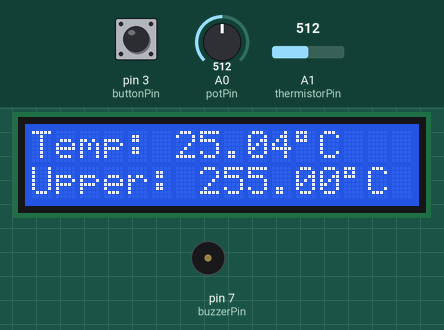
Bench run of a sketch on a simulated Arduino Uno, built with avr-gcc and run on an emulated ATmega328P. Parts: 16×2 character LCD, buzzer (waves = sounding, pin HIGH). The test bench sets the inputs (shaded band); at power-on: pin 3 (buttonPin) HIGH, A0 (potPin) = 512, A1 (thermistorPin) = 512. EEPROM starts erased.

Above: at 2.2 s.
2.3 s: pin 3 (buttonPin) pulled LOW for 0.4 s
At 3.6 s:
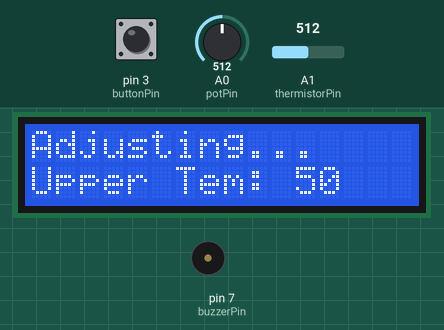
4.2 s: A0 (potPin) set to 716
At 5.1 s:
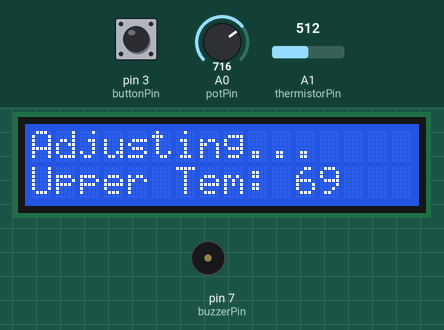
5.7 s: pin 3 (buttonPin) pulled LOW for 1 s
At 6.2 s:
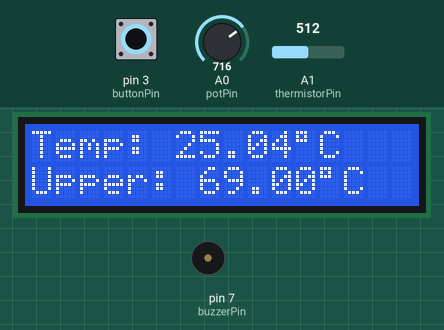
8.2 s: A1 (thermistorPin) set to 853
At 9.3 s:
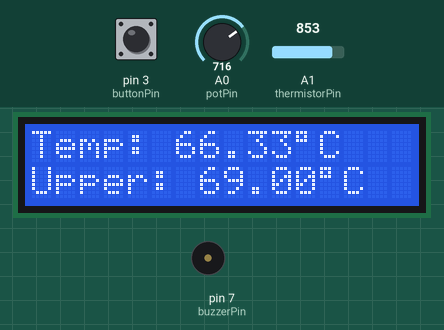
9.9 s: A1 (thermistorPin) set to 881
At 10.58 s:
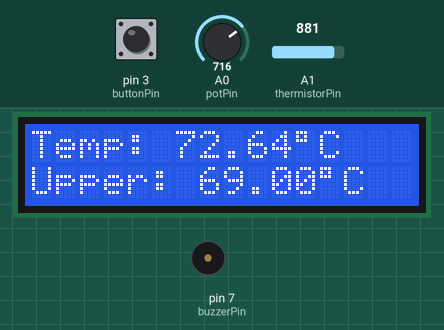
12.9 s: A1 (thermistorPin) set to 900
At 13.73 s:
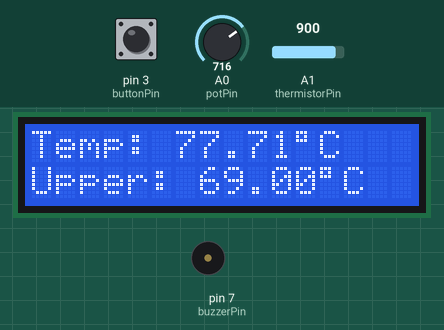
Timing chart, 0 to 15.7 s (numbered marks = the images above; inputs shaded):
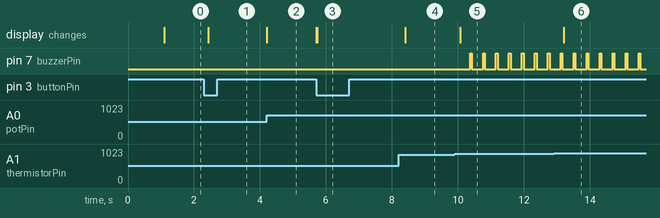

Measured:
- the behaviour switches between 865 and 866 on A1 (thermistorPin) (found by bisection; images 4 and 5)
- after the input at 2.3 s, the display: changes after 0.13 s (image 1)
- after the input at 4.2 s, the display: changes at once (image 2)
- after the input at 5.7 s, the display: first changes at once (image 3 shows a later state)
- after the input at 8.2 s, the display: changes after 0.20 s (image 4)
- after the input at 9.9 s, pin 7 (buzzerPin): alternates HIGH for 0.05 s and LOW for 0.34 s, starting after 0.47 s; the display: changes after 0.17 s (image 5)
- after the input at 12.9 s, the display: changes after 0.31 s (image 6)

The sketch:

6.3.high_tem_alarm.ino
```cpp
#include <Wire.h>
#include <LiquidCrystal_I2C.h>
#include <EEPROM.h>

LiquidCrystal_I2C lcd(0x27, 16, 2);

#define buzzerPin 7  //buzzer
#define buttonPin 3  // button
#define potPin A0

/*Thermistor Constat*/
const float referenceResistor = 10000;  // the 'other' resistor
const float beta = 3950;                // Beta value (Typical Value)
const float nominalTemperature = 25;    // Nominal temperature for calculating the temperature coefficient
const float nominalResistance = 10000;  // Resistance value at nominal temperature

const int thermistorPin = A1;  // Pin connected to the thermistor

/*Temperature Threshold*/
float upperTem = 0.00;
int state = 0;

void setup()
{
  pinMode(buzzerPin, OUTPUT);
  pinMode(buttonPin, INPUT);
  lcd.init();
  lcd.backlight();
  upperTem = EEPROM.read(0);
  delay(1000);
  attachInterrupt(digitalPinToInterrupt(buttonPin), buttonState, FALLING);
}

void loop()
{
  if (state == 1)
  {
    upperTemSetting();
  }
  else {
    monitoringTemp();
  }
}

void buttonState() {
  state = !state;
}

void upperTemSetting()
{
  int setTem = 0;

  lcd.clear();
  lcd.setCursor(0, 0);
  lcd.print("Adjusting...");
  lcd.setCursor(0, 1);
  lcd.print("Upper Tem: ");

  while (1) {
    lcd.setCursor(11, 1);
    setTem = map(analogRead(potPin), 0, 1023, 0, 100);
    lcd.print(setTem);
    if (state == 0)
    {
      EEPROM.write(0, setTem);
      upperTem = setTem;
      lcd.clear();
      return;
    }
  }
}

void monitoringTemp()
{
  float adcValue = analogRead(thermistorPin);

  // Convert the reading to resistance
  float voltage = (adcValue / 1023) * 5.0;
  float Rt = referenceResistor * (5.0 - voltage) / voltage;

  // Use the Beta parameter equation to calculate temperature in Kelvin
  float tempK = 1 / (((log(Rt / nominalResistance)) / beta) + (1 / (nominalTemperature + 273.15)));

  // Convert to Celsius
  float tempC = tempK - 273.15;

  // Convert to Fahrenheit
  float tempF = tempC * 1.8 + 32;

  lcd.setCursor(0, 0);
  lcd.print("Temp: ");
  lcd.print(tempC);
  lcd.print(char(223));
  lcd.print("C   ");
  lcd.setCursor(0, 1);
  lcd.print("Upper: ");
  lcd.print(upperTem);
  lcd.print(char(223));
  lcd.print("C   ");
  delay(300);
  if (tempC >= upperTem)
  {
    digitalWrite(buzzerPin, HIGH);
    delay(50);
    digitalWrite(buzzerPin, LOW);
    delay(10);
  }
  else
  {
    digitalWrite(buzzerPin, LOW);
  }
}
```
